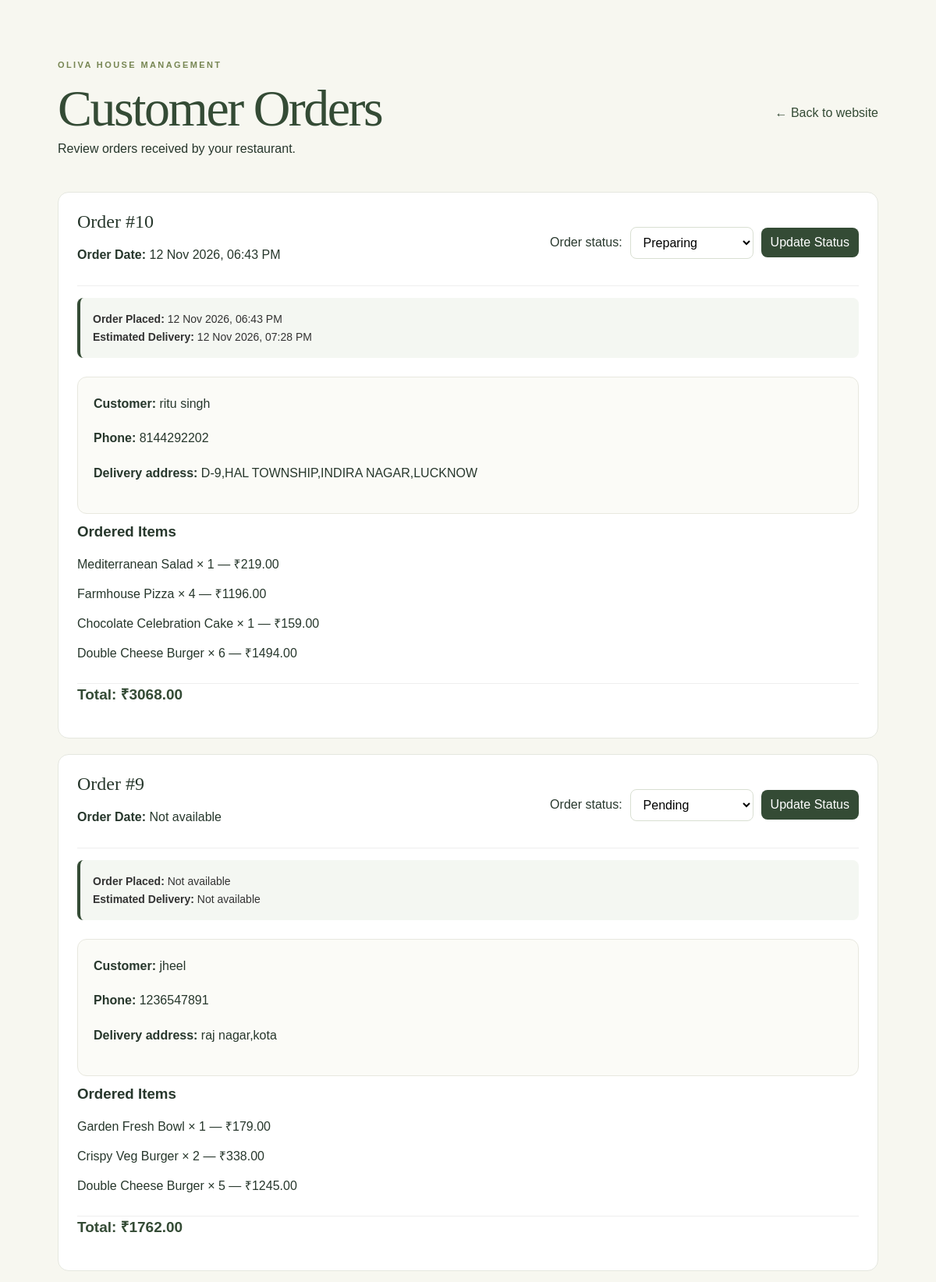
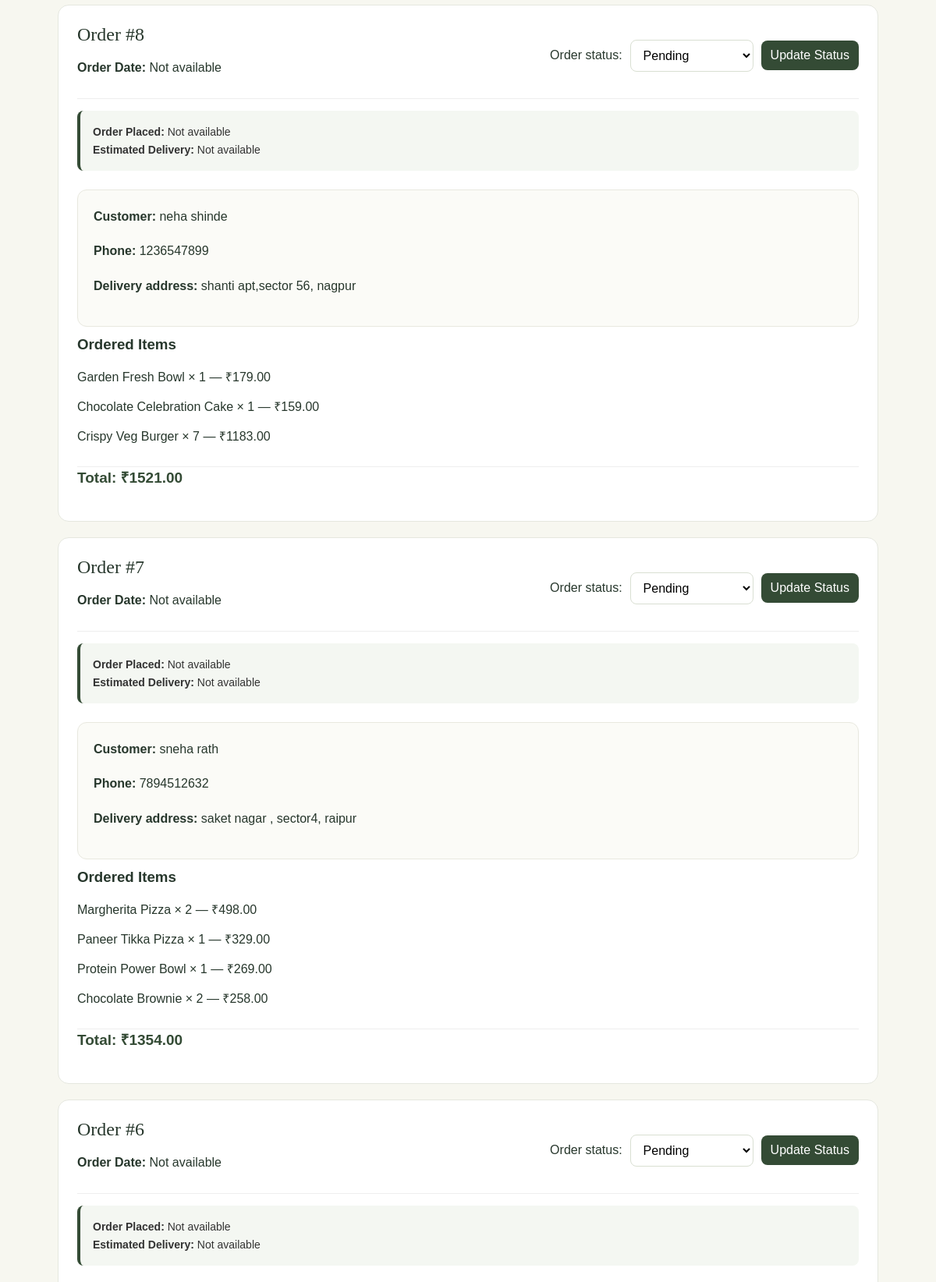
/admin/orders (signed in, upper part), run on the app's committed database (2 pictures, top to bottom).
### app.py (models this page shows)
class CustomerOrder(db.Model):
    __tablename__ = "customer_orders"
    placed_at = db.Column(db.DateTime, nullable=True)
    estimated_delivery = db.Column(db.DateTime, nullable=True)
    id = db.Column(db.Integer, primary_key=True)
    customer_name = db.Column(db.String(100), nullable=False)
    phone = db.Column(db.String(15), nullable=False)
    address = db.Column(db.String(300), nullable=False)
    total_amount = db.Column(db.Float, nullable=False, default=0)
    status = db.Column(db.String(30), nullable=False, default="Pending")
    created_at = db.Column(
        db.DateTime,
        default=db.func.current_timestamp()
    )
    items = db.relationship(
        "OrderItem",
        backref="customer_order",
        cascade="all, delete-orphan"
    )

class OrderItem(db.Model):
    __tablename__ = "order_items"
    id = db.Column(db.Integer, primary_key=True)
    order_id = db.Column(
        db.Integer,
        db.ForeignKey("customer_orders.id"),
        nullable=False
    )
    menu_item_id = db.Column(
        db.Integer,
        db.ForeignKey("menu_item.id"),
        nullable=True
    )
    item_name = db.Column(db.String(100), nullable=False)
    price = db.Column(db.Float, nullable=False)
    quantity = db.Column(db.Integer, nullable=False)

### app.py (the view)
@app.route("/admin/orders")
def admin_orders():
    orders = CustomerOrder.query.order_by(
        CustomerOrder.created_at.desc()
    ).all()
    if not session.get("is_admin"):
        return redirect("/admin/login")
    return render_template("admin_orders.html", orders=orders)

### templates/admin_orders.html (shortened to what this page needs)
<!DOCTYPE html>
<html lang="en">
<head>
    <link rel="stylesheet"
          href="{{ url_for('static', filename='css/style.css') }}">
</head>
<body>
    <main class="admin-container">
        <div class="admin-heading">
            <div>
                <p class="eyebrow">OLIVA HOUSE MANAGEMENT</p>
                <h1>Customer Orders</h1>
                <p>Review orders received by your restaurant.</p>
            </div>
            <a class="back-link" href="/">← Back to website</a>
        </div>
        {% if orders %}
            {% for order in orders %}
            <article class="order-card">
                <div class="order-top">
                    <div>
                        <h2>Order #{{ order.id }}</h2>
                        <p>
                            <strong>Order Date:</strong>
                            {{ order.placed_at.strftime("%d %b %Y, %I:%M %p")
                            if order.placed_at else "Not available" }}
                        </p>
        </div>
<form
    action="{{ url_for('update_order_status', order_id=order.id) }}"
    method="POST"
    class="status-form"
>
    <label for="status-{{ order.id }}">Order status:</label>
    <select id="status-{{ order.id }}" name="status">
        {% for status_option in [
            "Pending",
            "Preparing",
            "Out for Delivery",
            "Delivered",
            "Cancelled"
        ] %}
        <option
            value="{{ status_option }}"
            {% if order.status == status_option %}selected{% endif %}
        >
            {{ status_option }}
        </option>
        {% endfor %}
    </select>
    <button type="submit">Update Status</button>
</form>
                </div>
                <div class="order-time-details">
    <p>
        <strong>Order Placed:</strong>
        {{ order.placed_at.strftime("%d %b %Y, %I:%M %p")
           if order.placed_at else "Not available" }}
    </p>
    <p>
        <strong>Estimated Delivery:</strong>
        {{ order.estimated_delivery.strftime("%d %b %Y, %I:%M %p")
           if order.estimated_delivery else "Not available" }}
    </p>
</div>
                <div class="order-details">
                    <p><strong>Customer:</strong> {{ order.customer_name }}</p>
                    <p><strong>Phone:</strong> {{ order.phone }}</p>
                    <p><strong>Delivery address:</strong> {{ order.address }}</p>
                </div>
                <div class="order-items">
                    <h3>Ordered Items</h3>
                    {% for item in order.items %}
                    <p>
                        {{ item.item_name }} × {{ item.quantity }}
                        — ₹{{ "%.2f"|format(item.price * item.quantity) }}
                    </p>
                    {% endfor %}
                </div>
                <p class="order-total">
                    <strong>Total: ₹{{ "%.2f"|format(order.total_amount) }}</strong>
                </p>
            </article>
            {% endfor %}
        {% else %}
            <div class="empty-orders">
                <h2>No orders yet</h2>
                <p>Customer orders will appear here after checkout.</p>
            </div>
        {% endif %}
    </main>
</body>
</html>

### static/css/style.css (style rules this page uses)
:root { --cream: #faf8f3; --white: #ffffff; --green: #304b36; --green-light: #e9eee5; --olive: #778653; --text: #27372c; --muted: #7d8278; --border: #e9e7df; }
* { box-sizing: border-box; }
html { scroll-behavior: smooth; }
body { margin: 0; background: var(--cream); color: var(--text); font-family: Arial, Helvetica, sans-serif; }
a { color: inherit; text-decoration: none; }
button, input { font: inherit; }
button { cursor: pointer; }
.eyebrow { color: var(--olive); font-size: 11px; font-weight: bold; letter-spacing: 2.4px; line-height: 1.7; }
h1, h2, h3, p { margin-top: 0; }
h1, h2 { font-family: Georgia, "Times New Roman", serif; font-weight: normal; }
h1 { margin-bottom: 24px; font-size: clamp(48px, 5.5vw, 76px); letter-spacing: -2.5px; line-height: 1.06; }
.status-form { display: flex; align-items: center; flex-wrap: wrap; gap: 10px; margin: 16px 0; }
.status-form select, .status-form button { padding: 10px 12px; border: 1px solid #d9dfd2; border-radius: 8px; font: inherit; }
.status-form select { background: white; }
.status-form button { background: #344b35; color: white; border: none; cursor: pointer; }
.order-time-details { background: #f4f7f2; padding: 12px 16px; border-radius: 8px; margin: 15px 0; border-left: 4px solid #344b35; }
.order-time-details p { margin: 7px 0; color: #333; font-size: 14px; }

### templates/admin_orders.html (style rules this page uses)
body { background: #f7f7f0; }
.admin-container { max-width: 1100px; margin: 50px auto; padding: 24px; }
.admin-heading { display: flex; justify-content: space-between; align-items: center; gap: 16px; flex-wrap: wrap; margin-bottom: 30px; }
.admin-heading h1 { color: #344b35; margin-bottom: 8px; }
.back-link { color: #344b35; text-decoration: none; }
.order-card { background: white; border: 1px solid #e5e7df; border-radius: 14px; padding: 24px; margin-bottom: 20px; }
.order-top { display: flex; justify-content: space-between; gap: 12px; flex-wrap: wrap; border-bottom: 1px solid #eee; padding-bottom: 14px; }
.order-details { line-height: 1.8; overflow-wrap: anywhere; }
.order-items { padding: 12px 0; border-bottom: 1px solid #eee; }
.order-total { color: #344b35; font-size: 19px; }
.order-details { margin-top: 24px; padding: 20px; background: #fbfbf7; border: 1px solid #e8e8df; border-radius: 12px; text-align: left; }

### data on the page
CustomerOrder: id "10", placed_at "12 Nov 2026, 06:43 PM", status "Preparing", estimated_delivery "12 Nov 2026, 07:28 PM", customer_name "ritu singh", phone "8144292202", address "D-9,HAL TOWNSHIP,INDIRA NAGAR,LUCKNOW", total_amount "3068.00"
OrderItem: item_name "Mediterranean Salad", quantity "1", item.price*item.quantity "219.00"
OrderItem: item_name "Farmhouse Pizza", quantity "4", item.price*item.quantity "1196.00"
OrderItem: item_name "Chocolate Celebration Cake", quantity "1", item.price*item.quantity "159.00"
OrderItem: item_name "Double Cheese Burger", quantity "6", item.price*item.quantity "1494.00"
CustomerOrder: id "9", placed_at "Not available", status "Pending", estimated_delivery "Not available", customer_name "jheel", phone "1236547891", address "raj nagar,kota", total_amount "1762.00"
OrderItem: item_name "Garden Fresh Bowl", quantity "1", item.price*item.quantity "179.00"
OrderItem: item_name "Crispy Veg Burger", quantity "2", item.price*item.quantity "338.00"
OrderItem: item_name "Double Cheese Burger", quantity "5", item.price*item.quantity "1245.00"
CustomerOrder: id "8", placed_at "Not available", status "Pending", estimated_delivery "Not available", customer_name "neha shinde", phone "1236547899", address "shanti apt,sector 56, nagpur", total_amount "1521.00"
OrderItem: item_name "Garden Fresh Bowl", quantity "1", item.price*item.quantity "179.00"
OrderItem: item_name "Chocolate Celebration Cake", quantity "1", item.price*item.quantity "159.00"
OrderItem: item_name "Crispy Veg Burger", quantity "7", item.price*item.quantity "1183.00"
CustomerOrder: id "7", placed_at "Not available", status "Pending", estimated_delivery "Not available", customer_name "sneha rath", phone "7894512632", address "saket nagar , sector4, raipur", total_amount "1354.00"
OrderItem: item_name "Margherita Pizza", quantity "2", item.price*item.quantity "498.00"
OrderItem: item_name "Paneer Tikka Pizza", quantity "1", item.price*item.quantity "329.00"
OrderItem: item_name "Protein Power Bowl", quantity "1", item.price*item.quantity "269.00"
OrderItem: item_name "Chocolate Brownie", quantity "2", item.price*item.quantity "258.00"
CustomerOrder: id "6", placed_at "Not available", status "Pending", estimated_delivery "Not available"
